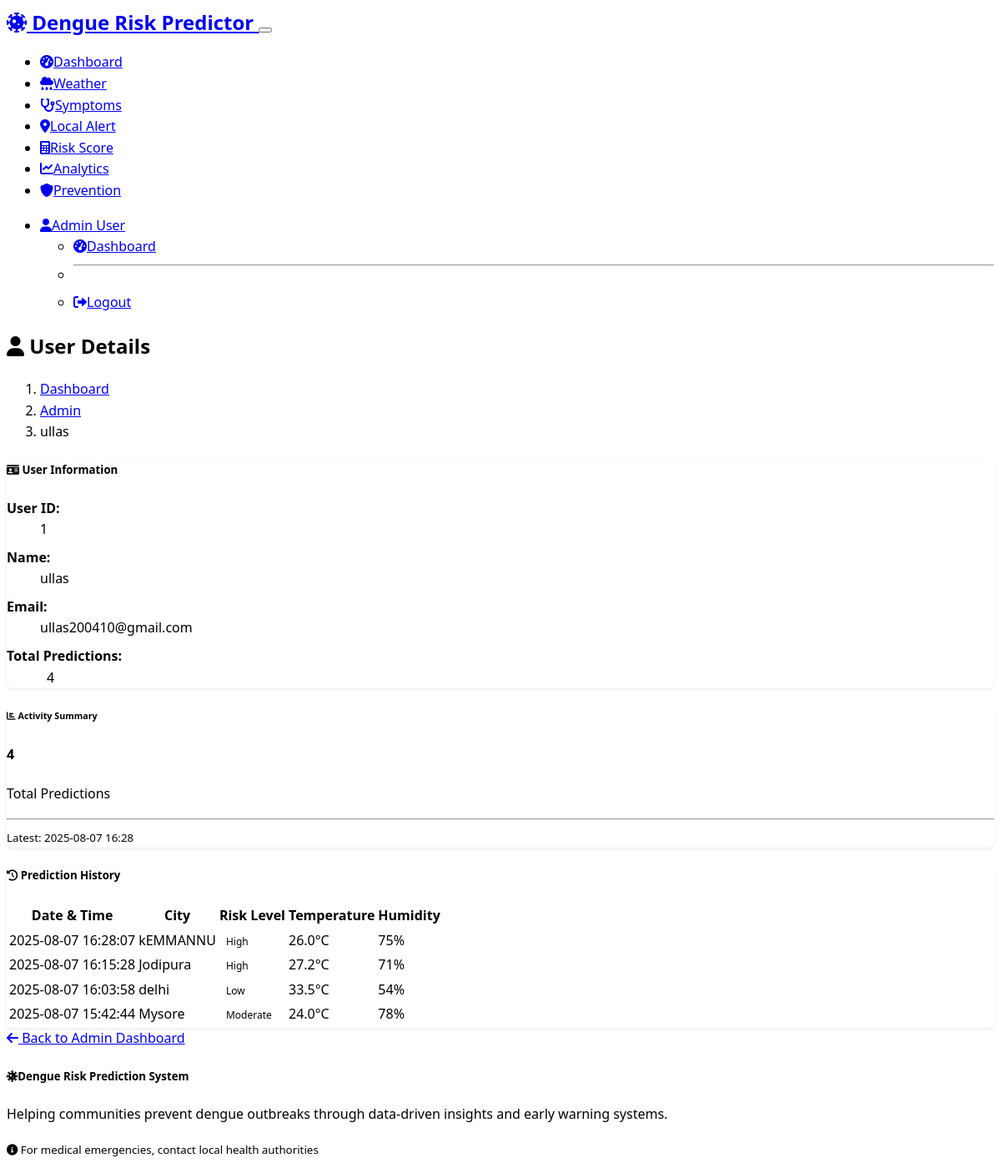
Before: /admin/user/1 (signed in) with the older database file.
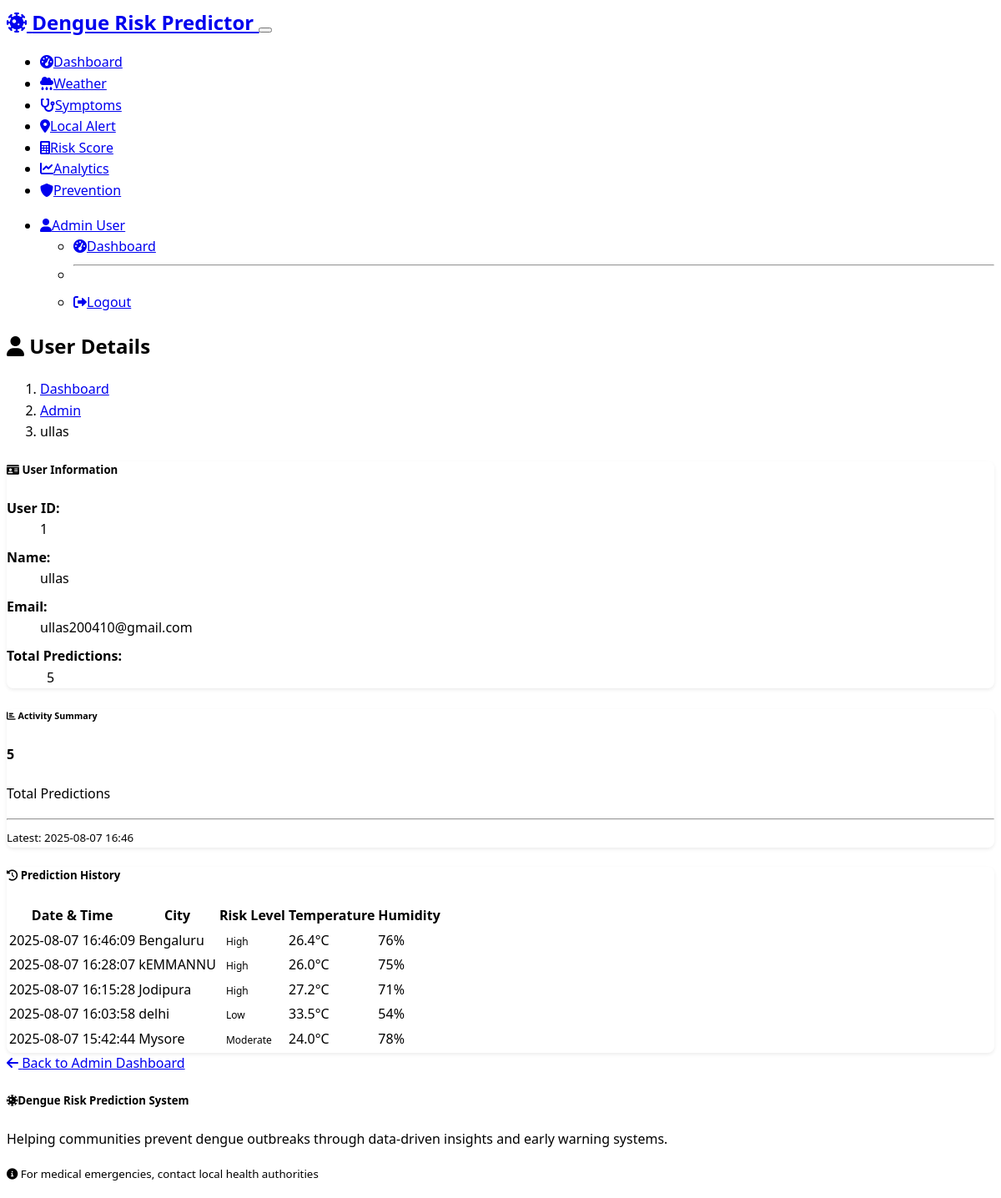
After: the same page with the newer database file.
### app.py (models this page shows)
class User(UserMixin, db.Model):
    id = db.Column(db.Integer, primary_key=True)
    name = db.Column(db.String(100), nullable=False)
    email = db.Column(db.String(120), unique=True, nullable=False)
    password_hash = db.Column(db.String(256), nullable=False)
    is_admin = db.Column(db.Boolean, default=False, nullable=False)
    histories = db.relationship('History', backref='user', lazy=True, cascade='all, delete-orphan')

class History(db.Model):
    id = db.Column(db.Integer, primary_key=True)
    user_id = db.Column(db.Integer, db.ForeignKey('user.id'), nullable=False)
    city_name = db.Column(db.String(100), nullable=False)
    risk_level = db.Column(db.String(50), nullable=False)
    temperature = db.Column(db.Float, nullable=True)
    humidity = db.Column(db.Float, nullable=True)
    date_time = db.Column(db.DateTime, default=datetime.utcnow)

### app.py (the view)
@app.route('/admin/user/<int:user_id>')
@admin_required
def admin_user_detail(user_id):
    try:
        user = User.query.get_or_404(user_id)
        histories = History.query.filter_by(user_id=user_id).order_by(History.date_time.desc()).all()
        return render_template('admin_user_detail.html',
                             user=user,
                             histories=histories)
    except Exception as e:
        logging.error(f"Admin user detail error: {str(e)}")
        flash(f'Error loading user details: {str(e)}', 'error')
        return redirect(url_for('admin_dashboard'))

### app.py (called while the page is built)
@login_manager.user_loader
def load_user(user_id):
    return User.query.get(int(user_id))

def admin_required(f):
    from functools import wraps
    @wraps(f)
    def decorated_function(*args, **kwargs):
        if not current_user.is_authenticated:
            flash('Please log in to access this page.', 'error')
            return redirect(url_for('login'))
        if not current_user.is_admin:
            flash('You do not have permission to access this page.', 'error')
            return redirect(url_for('dashboard'))
        return f(*args, **kwargs)
    return decorated_function

### templates/admin_user_detail.html (shortened to what this page needs)
{% extends "base.html" %}
{% block content %}
<div class="container mt-4">
    <div class="row">
        <div class="col-12">
            <h2>
                <i class="fas fa-user"></i> User Details
            </h2>
            <nav aria-label="breadcrumb">
                <ol class="breadcrumb">
                    <li class="breadcrumb-item"><a href="{{ url_for('dashboard') }}">Dashboard</a></li>
                    <li class="breadcrumb-item"><a href="{{ url_for('admin_dashboard') }}">Admin</a></li>
                    <li class="breadcrumb-item active">{{ user.name }}</li>
                </ol>
            </nav>
        </div>
    </div>
    <div class="row mb-4">
        <div class="col-md-8">
            <div class="card">
                <div class="card-header">
                    <h5 class="mb-0">
                        <i class="fas fa-id-card"></i> User Information
                    </h5>
                </div>
                <div class="card-body">
                    <dl class="row">
                        <dt class="col-sm-3">User ID:</dt>
                        <dd class="col-sm-9">{{ user.id }}</dd>
                        <dt class="col-sm-3">Name:</dt>
                        <dd class="col-sm-9">{{ user.name }}</dd>
                        <dt class="col-sm-3">Email:</dt>
                        <dd class="col-sm-9">{{ user.email }}</dd>
                        <dt class="col-sm-3">Total Predictions:</dt>
                        <dd class="col-sm-9">
                            <span class="badge bg-primary fs-6">{{ histories|length }}</span>
                        </dd>
                    </dl>
                </div>
            </div>
        </div>
        <div class="col-md-4">
            <div class="card bg-light">
                <div class="card-header">
                    <h6 class="mb-0">
                        <i class="fas fa-chart-bar"></i> Activity Summary
                    </h6>
                </div>
                <div class="card-body">
                    {% if histories %}
                    <div class="text-center">
                        <h4 class="text-primary">{{ histories|length }}</h4>
                        <p class="mb-2">Total Predictions</p>
                        <hr>
                        <small class="text-muted">
                            Latest: {{ histories[0].date_time.strftime('%Y-%m-%d %H:%M') }}
                        </small>
                    </div>
                    {% else %}
                    <div class="text-center text-muted">
                        <i class="fas fa-chart-line fa-2x mb-2"></i>
                        <p>No predictions yet</p>
                    </div>
                    {% endif %}
                </div>
            </div>
        </div>
    </div>
    <div class="card">
        <div class="card-header">
            <h5 class="mb-0">
                <i class="fas fa-history"></i> Prediction History
            </h5>
        </div>
        <div class="card-body">
            {% if histories %}
            <div class="table-responsive">
                <table class="table table-hover">
                    <thead class="table-dark">
                        <tr>
                            <th>Date & Time</th>
                            <th>City</th>
                            <th>Risk Level</th>
                            <th>Temperature</th>
                            <th>Humidity</th>
                        </tr>
                    </thead>
                    <tbody>
                        {% for history in histories %}
                        <tr>
                            <td>{{ history.date_time.strftime('%Y-%m-%d %H:%M:%S') }}</td>
                            <td>{{ history.city_name }}</td>
                            <td>
                                {% if history.risk_level == 'High' %}
                                    <span class="badge bg-danger">{{ history.risk_level }}</span>
                                {% elif history.risk_level == 'Medium' %}
                                    <span class="badge bg-warning text-dark">{{ history.risk_level }}</span>
                                {% else %}
                                    <span class="badge bg-success">{{ history.risk_level }}</span>
                                {% endif %}
                            </td>
                            <td>
                                {% if history.temperature %}
                                    {{ "%.1f"|format(history.temperature) }}°C
                                {% else %}
                                    <span class="text-muted">N/A</span>
                                {% endif %}
                            </td>
                            <td>
                                {% if history.humidity %}
                                    {{ "%.0f"|format(history.humidity) }}%
                                {% else %}
                                    <span class="text-muted">N/A</span>
                                {% endif %}
                            </td>
                        </tr>
                        {% endfor %}
                    </tbody>
                </table>
            </div>
            {% else %}
            <div class="text-center py-4">
                <i class="fas fa-history fa-3x text-muted mb-3"></i>
                <p class="text-muted">No prediction history found for this user.</p>
            </div>
            {% endif %}
        </div>
    </div>
    <div class="row mt-4">
        <div class="col-12">
            <a href="{{ url_for('admin_dashboard') }}" class="btn btn-secondary">
                <i class="fas fa-arrow-left"></i> Back to Admin Dashboard
            </a>
        </div>
    </div>
</div>
{% endblock %}

### templates/base.html (shortened to what this page needs)
<!DOCTYPE html>
<html lang="en" data-bs-theme="dark">
<head>
    <link href="https://cdn.replit.com/agent/bootstrap-agent-dark-theme.min.css" rel="stylesheet">
    <link href="https://cdnjs.cloudflare.com/ajax/libs/font-awesome/6.0.0/css/all.min.css" rel="stylesheet">
    <link href="{{ url_for('static', filename='style.css') }}" rel="stylesheet">
    <link rel="stylesheet" href="https://unpkg.com/leaflet@1.9.4/dist/leaflet.css" />
</head>
<body>
    <nav class="navbar navbar-expand-lg navbar-dark bg-primary">
        <div class="container">
            <a class="navbar-brand fw-bold" href="{{ url_for('index') }}">
                <i class="fas fa-virus-covid me-2"></i>
                Dengue Risk Predictor
            </a>
            <button class="navbar-toggler" type="button" data-bs-toggle="collapse" data-bs-target="#navbarNav">
            </button>
            <div class="collapse navbar-collapse" id="navbarNav">
                <ul class="navbar-nav me-auto">
                    {% if current_user.is_authenticated %}
                    <li class="nav-item">
                        <a class="nav-link" href="{{ url_for('dashboard') }}">
                            <i class="fas fa-tachometer-alt me-1"></i>Dashboard
                        </a>
                    </li>
                    <li class="nav-item">
                        <a class="nav-link" href="{{ url_for('weather_prediction') }}">
                            <i class="fas fa-cloud-rain me-1"></i>Weather
                        </a>
                    </li>
                    <li class="nav-item">
                        <a class="nav-link" href="{{ url_for('symptom_checker_route') }}">
                            <i class="fas fa-stethoscope me-1"></i>Symptoms
                        </a>
                    </li>
                    <li class="nav-item">
                        <a class="nav-link" href="{{ url_for('local_alert_route') }}">
                            <i class="fas fa-map-marker-alt me-1"></i>Local Alert
                        </a>
                    </li>
                    <li class="nav-item">
                        <a class="nav-link" href="{{ url_for('risk_calculator_route') }}">
                            <i class="fas fa-calculator me-1"></i>Risk Score
                        </a>
                    </li>
                    <li class="nav-item">
                        <a class="nav-link" href="{{ url_for('visualization') }}">
                            <i class="fas fa-chart-line me-1"></i>Analytics
                        </a>
                    </li>
                    <li class="nav-item">
                        <a class="nav-link" href="{{ url_for('prevention') }}">
                            <i class="fas fa-shield-alt me-1"></i>Prevention
                        </a>
                    </li>
                    {% else %}
                    <li class="nav-item">
                        <a class="nav-link" href="{{ url_for('index') }}">
                            <i class="fas fa-home me-1"></i>Home
                        </a>
                    </li>
                    {% endif %}
                </ul>
                <ul class="navbar-nav">
                    {% if current_user.is_authenticated %}
                    <li class="nav-item dropdown">
                        <a class="nav-link dropdown-toggle" href="#" role="button" data-bs-toggle="dropdown" aria-expanded="false">
                            <i class="fas fa-user me-1"></i>{{ current_user.name }}
                        </a>
                        <ul class="dropdown-menu dropdown-menu-end">
                            <li><a class="dropdown-item" href="{{ url_for('dashboard') }}">
                                <i class="fas fa-tachometer-alt me-2"></i>Dashboard</a></li>
                            <li><hr class="dropdown-divider"></li>
                            <li><a class="dropdown-item" href="{{ url_for('logout') }}">
                                <i class="fas fa-sign-out-alt me-2"></i>Logout</a></li>
                        </ul>
                    </li>
                    {% endif %}
                </ul>
            </div>
        </div>
    </nav>
    <main class="py-4">
        {% block content %}{% endblock %}
    </main>
    <footer class="bg-dark text-light py-4 mt-5">
        <div class="container">
            <div class="row">
                <div class="col-md-8">
                    <h5><i class="fas fa-virus-covid me-2"></i>Dengue Risk Prediction System</h5>
                    <p class="mb-0">Helping communities prevent dengue outbreaks through data-driven insights and early warning systems.</p>
                </div>
                <div class="col-md-4 text-end">
                    <p class="mb-0">
                        <small>
                            <i class="fas fa-info-circle me-1"></i>
                            For medical emergencies, contact local health authorities
                        </small>
                    </p>
                </div>
            </div>
        </div>
    </footer>
</body>
</html>

### static/style.css (style rules this page uses)
:root { --dengue-danger: #dc3545; --dengue-warning: #ffc107; --dengue-success: #198754; --dengue-info: #0dcaf0; --dengue-primary: #0d6efd; }
body { font-family: 'Segoe UI', Tahoma, Geneva, Verdana, sans-serif; line-height: 1.6; }
.navbar-brand { font-size: 1.5rem; font-weight: bold; }
.card { transition: transform 0.2s ease-in-out, box-shadow 0.2s ease-in-out; border-radius: 0.5rem; }
.btn { border-radius: 0.375rem; font-weight: 500; transition: all 0.2s ease-in-out; }
.badge { font-size: 0.75em; padding: 0.375rem 0.5rem; border-radius: 0.375rem; }
footer { margin-top: auto; }
[data-bs-theme="dark"] .card { background-color: var(--bs-dark); border-color: var(--bs-border-color); }
[data-bs-theme="dark"] .bg-light { background-color: var(--bs-gray-800) !important; color: var(--bs-light); }
.fade-in { animation: fadeIn 0.5s ease-in; }

### templates/admin_user_detail.html (style rules this page uses)
.card { border: none; box-shadow: 0 0.125rem 0.25rem rgba(0, 0, 0, 0.075); }
.badge.fs-6 { font-size: 1rem !important; }
dl.row dt { font-weight: 600; }
dl.row dd { margin-bottom: 0.5rem; }

Changed rows visible on the page:
added History: date_time "2025-08-07 16:46", date_time "2025-08-07 16:46:09", city_name "Bengaluru", risk_level "High", temperature "26.4", humidity "76"
Other visible differences:
{{ histories|length }}: "4" → "5"
{{ histories[0].date_time.strftime('%Y-%m-%d %H:%M') }}: "2025-08-07 16:28" → "2025-08-07 16:46"
